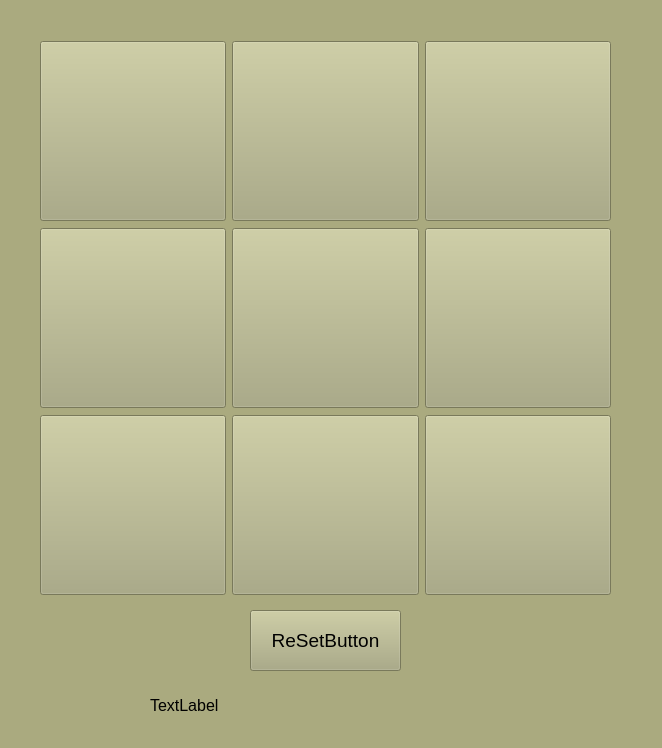
<?xml version="1.0" encoding="UTF-8"?>
<ui version="4.0">
 <class>Form</class>
 <widget class="QWidget" name="Form">
  <property name="enabled">
   <bool>true</bool>
  </property>
  <property name="geometry">
   <rect>
    <x>0</x>
    <y>0</y>
    <width>662</width>
    <height>748</height>
   </rect>
  </property>
  <property name="cursor">
   <cursorShape>OpenHandCursor</cursorShape>
  </property>
  <property name="windowTitle">
   <string>Form</string>
  </property>
  <property name="styleSheet">
   <string notr="true">background-color: rgb(170, 170, 127);</string>
  </property>
  <widget class="QWidget" name="gridLayoutWidget">
   <property name="geometry">
    <rect>
     <x>40</x>
     <y>40</y>
     <width>571</width>
     <height>556</height>
    </rect>
   </property>
   <layout class="QGridLayout" name="gridLayout">
    <item row="2" column="2">
     <widget class="QPushButton" name="pushButton_9">
      <property name="minimumSize">
       <size>
        <width>120</width>
        <height>180</height>
       </size>
      </property>
      <property name="font">
       <font>
        <family>Algerian</family>
        <pointsize>48</pointsize>
       </font>
      </property>
      <property name="text">
       <string/>
      </property>
     </widget>
    </item>
    <item row="1" column="2">
     <widget class="QPushButton" name="pushButton_6">
      <property name="minimumSize">
       <size>
        <width>120</width>
        <height>180</height>
       </size>
      </property>
      <property name="font">
       <font>
        <family>Algerian</family>
        <pointsize>48</pointsize>
       </font>
      </property>
      <property name="text">
       <string/>
      </property>
     </widget>
    </item>
    <item row="0" column="1">
     <widget class="QPushButton" name="pushButton_2">
      <property name="minimumSize">
       <size>
        <width>120</width>
        <height>180</height>
       </size>
      </property>
      <property name="font">
       <font>
        <family>Algerian</family>
        <pointsize>48</pointsize>
       </font>
      </property>
      <property name="text">
       <string/>
      </property>
     </widget>
    </item>
    <item row="0" column="2">
     <widget class="QPushButton" name="pushButton_3">
      <property name="minimumSize">
       <size>
        <width>120</width>
        <height>180</height>
       </size>
      </property>
      <property name="font">
       <font>
        <family>Algerian</family>
        <pointsize>48</pointsize>
       </font>
      </property>
      <property name="text">
       <string/>
      </property>
     </widget>
    </item>
    <item row="2" column="1">
     <widget class="QPushButton" name="pushButton_8">
      <property name="minimumSize">
       <size>
        <width>120</width>
        <height>180</height>
       </size>
      </property>
      <property name="font">
       <font>
        <family>Algerian</family>
        <pointsize>48</pointsize>
       </font>
      </property>
      <property name="text">
       <string/>
      </property>
     </widget>
    </item>
    <item row="1" column="1">
     <widget class="QPushButton" name="pushButton_5">
      <property name="minimumSize">
       <size>
        <width>120</width>
        <height>180</height>
       </size>
      </property>
      <property name="font">
       <font>
        <family>Algerian</family>
        <pointsize>48</pointsize>
       </font>
      </property>
      <property name="text">
       <string/>
      </property>
      <property name="iconSize">
       <size>
        <width>100</width>
        <height>100</height>
       </size>
      </property>
     </widget>
    </item>
    <item row="1" column="0">
     <widget class="QPushButton" name="pushButton_4">
      <property name="minimumSize">
       <size>
        <width>120</width>
        <height>180</height>
       </size>
      </property>
      <property name="font">
       <font>
        <family>Algerian</family>
        <pointsize>48</pointsize>
       </font>
      </property>
      <property name="text">
       <string/>
      </property>
     </widget>
    </item>
    <item row="2" column="0">
     <widget class="QPushButton" name="pushButton_7">
      <property name="minimumSize">
       <size>
        <width>120</width>
        <height>180</height>
       </size>
      </property>
      <property name="font">
       <font>
        <family>Algerian</family>
        <pointsize>48</pointsize>
       </font>
      </property>
      <property name="text">
       <string/>
      </property>
     </widget>
    </item>
    <item row="0" column="0">
     <widget class="QPushButton" name="pushButton_1">
      <property name="minimumSize">
       <size>
        <width>120</width>
        <height>180</height>
       </size>
      </property>
      <property name="font">
       <font>
        <family>Algerian</family>
        <pointsize>48</pointsize>
       </font>
      </property>
      <property name="text">
       <string/>
      </property>
      <property name="iconSize">
       <size>
        <width>100</width>
        <height>100</height>
       </size>
      </property>
     </widget>
    </item>
   </layout>
  </widget>
  <widget class="QPushButton" name="ResetButton">
   <property name="geometry">
    <rect>
     <x>250</x>
     <y>610</y>
     <width>151</width>
     <height>61</height>
    </rect>
   </property>
   <property name="font">
    <font>
     <family>Arial</family>
     <pointsize>14</pointsize>
    </font>
   </property>
   <property name="text">
    <string>ReSetButton</string>
   </property>
  </widget>
  <widget class="QLabel" name="label">
   <property name="geometry">
    <rect>
     <x>150</x>
     <y>690</y>
     <width>331</width>
     <height>31</height>
    </rect>
   </property>
   <property name="font">
    <font>
     <family>Arial</family>
     <pointsize>12</pointsize>
    </font>
   </property>
   <property name="text">
    <string>TextLabel</string>
   </property>
  </widget>
 </widget>
 <resources/>
 <connections/>
</ui>
